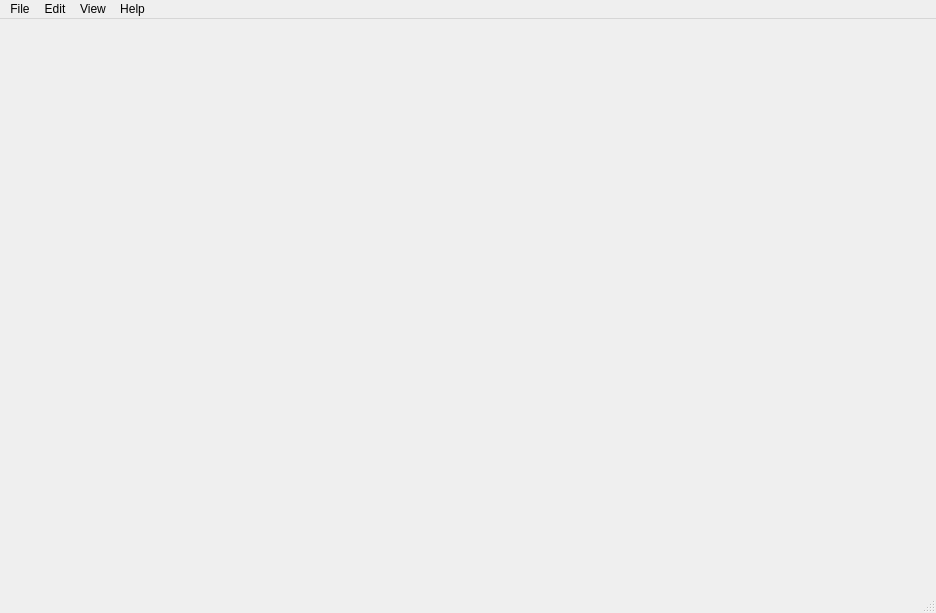
<?xml version="1.0" encoding="UTF-8"?>
<ui version="4.0">
 <class>mainWindow</class>
 <widget class="QMainWindow" name="mainWindow">
  <property name="geometry">
   <rect>
    <x>0</x>
    <y>0</y>
    <width>936</width>
    <height>613</height>
   </rect>
  </property>
  <property name="windowTitle">
   <string>DC1 Visualization</string>
  </property>
  <widget class="QWidget" name="centralwidget">
   <layout class="QHBoxLayout" name="horizontalLayout_2">
    <item>
     <layout class="QVBoxLayout" name="verticalLayout">
      <item>
       <layout class="QHBoxLayout" name="horizontalLayout_top">
        <item>
         <widget class="PlotWidget" name="arrayMap" native="true"/>
        </item>
        <item>
         <layout class="QVBoxLayout" name="traceplot_verticalLayout">
          <item>
           <widget class="PlotWidget" name="traceplot_1" native="true"/>
          </item>
          <item>
           <widget class="PlotWidget" name="traceplot_2" native="true"/>
          </item>
          <item>
           <widget class="PlotWidget" name="traceplot_3" native="true"/>
          </item>
          <item>
           <widget class="PlotWidget" name="traceplot_4" native="true"/>
          </item>
         </layout>
        </item>
       </layout>
      </item>
      <item>
       <layout class="QHBoxLayout" name="horizontalLayout_bottom">
        <item>
         <widget class="PlotWidget" name="spikeRatePlot" native="true"/>
        </item>
        <item>
         <widget class="PlotWidget" name="miniMapWidget" native="true"/>
        </item>
       </layout>
      </item>
     </layout>
    </item>
   </layout>
  </widget>
  <widget class="QStatusBar" name="statusbar"/>
  <widget class="QMenuBar" name="menubar">
   <property name="geometry">
    <rect>
     <x>0</x>
     <y>0</y>
     <width>936</width>
     <height>24</height>
    </rect>
   </property>
   <widget class="QMenu" name="menuFile">
    <property name="title">
     <string>File</string>
    </property>
    <addaction name="actionUpdateSession"/>
   </widget>
   <widget class="QMenu" name="menuEdit">
    <property name="title">
     <string>Edit</string>
    </property>
    <addaction name="actionPreferences"/>
    <addaction name="actionAnalysisParameters"/>
   </widget>
   <widget class="QMenu" name="menuView">
    <property name="title">
     <string>View</string>
    </property>
    <addaction name="actionIndividualChannelInfo"/>
    <addaction name="actionListElectrodesInfo"/>
   </widget>
   <widget class="QMenu" name="menuHelp">
    <property name="title">
     <string>Help</string>
    </property>
    <addaction name="actionDocumentation"/>
   </widget>
   <addaction name="menuFile"/>
   <addaction name="menuEdit"/>
   <addaction name="menuView"/>
   <addaction name="menuHelp"/>
  </widget>
  <action name="actionUpdateSession">
   <property name="text">
    <string>New session...</string>
   </property>
  </action>
  <action name="actionLoad_real_time_stream">
   <property name="text">
    <string>Load real-time stream...</string>
   </property>
  </action>
  <action name="action_changeLayout">
   <property name="text">
    <string>Change visualization style...</string>
   </property>
  </action>
  <action name="actionDocumentation">
   <property name="text">
    <string>Documentation</string>
   </property>
  </action>
  <action name="actionParameter_1">
   <property name="text">
    <string>Parameter 1</string>
   </property>
  </action>
  <action name="actionParameter_2">
   <property name="text">
    <string>Parameter 2</string>
   </property>
  </action>
  <action name="actionParameter_3">
   <property name="text">
    <string>Parameter 3</string>
   </property>
  </action>
  <action name="actionPreferences">
   <property name="text">
    <string>Session parameters...</string>
   </property>
  </action>
  <action name="actionAnalysisParameters">
   <property name="text">
    <string>GUI preferences...</string>
   </property>
  </action>
  <action name="actionSave">
   <property name="text">
    <string>Save</string>
   </property>
  </action>
  <action name="actionExport_to">
   <property name="text">
    <string>Export to...</string>
   </property>
  </action>
  <action name="actionParameter_4">
   <property name="text">
    <string>Toggle highlight spikes</string>
   </property>
  </action>
  <action name="actionParameter_5">
   <property name="text">
    <string>Toggle auto axis</string>
   </property>
  </action>
  <action name="actionParameter_6">
   <property name="text">
    <string>Parameter 1</string>
   </property>
  </action>
  <action name="actionParameter_7">
   <property name="text">
    <string>Parameter 2</string>
   </property>
  </action>
  <action name="actionParameter">
   <property name="text">
    <string>Parameter 3</string>
   </property>
  </action>
  <action name="actionParameter_8">
   <property name="text">
    <string>Parameter 1</string>
   </property>
  </action>
  <action name="actionParameter_9">
   <property name="text">
    <string>Parameter 2</string>
   </property>
  </action>
  <action name="actionParameter_10">
   <property name="text">
    <string>Parameter 3</string>
   </property>
  </action>
  <action name="action_tl_arraymap">
   <property name="text">
    <string>Array Map</string>
   </property>
  </action>
  <action name="action_tr_arraymap">
   <property name="text">
    <string>Array Map</string>
   </property>
  </action>
  <action name="action_bl_arraymap">
   <property name="text">
    <string>Array Map</string>
   </property>
  </action>
  <action name="action_br_arraymap_2">
   <property name="text">
    <string>Array Map</string>
   </property>
  </action>
  <action name="action_tl_channels">
   <property name="text">
    <string>Channel Traces</string>
   </property>
  </action>
  <action name="action_bl_channels">
   <property name="text">
    <string>Channel Traces</string>
   </property>
  </action>
  <action name="action_br_channels_2">
   <property name="text">
    <string>Channel Traces</string>
   </property>
  </action>
  <action name="action_tl_spikerate">
   <property name="text">
    <string>Spike Rate Plot</string>
   </property>
  </action>
  <action name="action_tl_electrodeminimap">
   <property name="text">
    <string>Electrode Minimap</string>
   </property>
  </action>
  <action name="action_hierlemann">
   <property name="text">
    <string>Hierlemann</string>
   </property>
  </action>
  <action name="action_modifiedhierlemann">
   <property name="text">
    <string>Modified Hierlemann</string>
   </property>
  </action>
  <action name="action_Highpass">
   <property name="text">
    <string>Highpass</string>
   </property>
  </action>
  <action name="actionSpike_detection">
   <property name="text">
    <string>Spike detection...</string>
   </property>
  </action>
  <action name="action_npz">
   <property name="text">
    <string>Numpy file (.npz)</string>
   </property>
  </action>
  <action name="action_mat">
   <property name="text">
    <string>MATLAB file (.mat)</string>
   </property>
  </action>
  <action name="action_save_npz">
   <property name="text">
    <string>Numpy file (.npz)</string>
   </property>
  </action>
  <action name="action_save_mat">
   <property name="text">
    <string>MATLAB file (.mat)</string>
   </property>
  </action>
  <action name="action_tr_channels">
   <property name="text">
    <string>Channel Traces</string>
   </property>
  </action>
  <action name="action_tr_spikerate">
   <property name="text">
    <string>Spike Rate Plot</string>
   </property>
  </action>
  <action name="action_tr_electrodeminimap">
   <property name="text">
    <string>Electrode Minimap</string>
   </property>
  </action>
  <action name="action_bl_spikerate">
   <property name="text">
    <string>Spike Rate Plot</string>
   </property>
  </action>
  <action name="action_bl_electrodeminimap">
   <property name="text">
    <string>Electrode Minimap</string>
   </property>
  </action>
  <action name="action_br_spikerate_2">
   <property name="text">
    <string>Spike Rate Plot</string>
   </property>
  </action>
  <action name="action_br_electrodeminimap_2">
   <property name="text">
    <string>Electrode Minimap</string>
   </property>
  </action>
  <action name="action_save_csv">
   <property name="text">
    <string>CSV file (.csv)</string>
   </property>
  </action>
  <action name="action_csv">
   <property name="text">
    <string>CSV file (.csv)</string>
   </property>
  </action>
  <action name="actionEntire_window">
   <property name="text">
    <string>Entire window</string>
   </property>
  </action>
  <action name="actionWindow_1">
   <property name="text">
    <string>Window 1</string>
   </property>
  </action>
  <action name="actionWindow_2">
   <property name="text">
    <string>Window 2</string>
   </property>
  </action>
  <action name="actionWindow_3">
   <property name="text">
    <string>Window 3</string>
   </property>
  </action>
  <action name="actionWindow_4">
   <property name="text">
    <string>Window 4</string>
   </property>
  </action>
  <action name="action_tl_tracesearch">
   <property name="text">
    <string>Trace Search</string>
   </property>
  </action>
  <action name="action_tr_tracesearch">
   <property name="text">
    <string>Trace Search</string>
   </property>
  </action>
  <action name="action_bl_tracesearch">
   <property name="text">
    <string>Trace Search</string>
   </property>
  </action>
  <action name="action_br_tracesearch_2">
   <property name="text">
    <string>Trace Search</string>
   </property>
  </action>
  <action name="actionToggle_light_dark_mode">
   <property name="text">
    <string>Toggle light/dark mode</string>
   </property>
  </action>
  <action name="actionToggle_profiling">
   <property name="text">
    <string>Toggle profiling</string>
   </property>
  </action>
  <action name="action_H0Bandpass">
   <property name="text">
    <string>h0 Bandpass</string>
   </property>
  </action>
  <action name="action_Auto">
   <property name="text">
    <string>Auto</string>
   </property>
  </action>
  <action name="action_FastBandpass">
   <property name="text">
    <string>Fast Bandpass</string>
   </property>
  </action>
  <action name="action_FasterBandpass">
   <property name="text">
    <string>Faster Bandpass</string>
   </property>
  </action>
  <action name="action_Litke">
   <property name="text">
    <string>Litke</string>
   </property>
  </action>
  <action name="action_None">
   <property name="text">
    <string>None</string>
   </property>
  </action>
  <action name="actionSpike_threshold">
   <property name="text">
    <string>Spike threshold...</string>
   </property>
  </action>
  <action name="actionTime_window">
   <property name="text">
    <string>Time window...</string>
   </property>
  </action>
  <action name="actionIndividualChannelInfo">
   <property name="text">
    <string>Individual channel info...</string>
   </property>
  </action>
  <action name="actionChannelAmplitudeHistogram">
   <property name="text">
    <string>Channel amplitude histogram...</string>
   </property>
  </action>
  <action name="actionToggleDarkMode">
   <property name="text">
    <string>Toggle dark mode</string>
   </property>
  </action>
  <action name="actionToggleProfiling">
   <property name="text">
    <string>Toggle profiling</string>
   </property>
  </action>
  <action name="actionListElectrodesInfo">
   <property name="text">
    <string>List of electrodes info...</string>
   </property>
  </action>
 </widget>
 <customwidgets>
  <customwidget>
   <class>PlotWidget</class>
   <extends>QWidget</extends>
   <header>pyqtgraph</header>
   <container>1</container>
  </customwidget>
 </customwidgets>
 <resources/>
 <connections/>
</ui>
